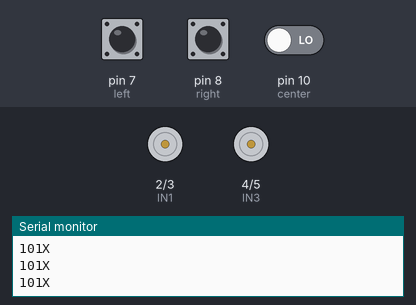
Bench run of a sketch on a simulated Arduino Uno, built with avr-gcc and run on an emulated ATmega328P. Shown: motor-driver pin pairs drawn as motors (green arrow = first pin HIGH = forward, orange = second pin HIGH = backward, longer = more drive, scaled by the enable pin), the last lines printed to the serial monitor. Inputs (shaded band) come from the test bench; at power-on: pin 7 (left) HIGH, pin 8 (right) HIGH, pin 10 (center) LOW.

Above: at 1.2 s.
1.3 s: pin 7 (left) pulled LOW for 0.15 s
At 2.3 s:
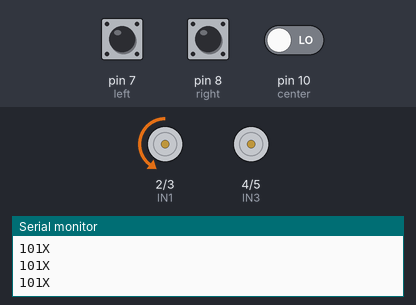
2.9 s: pin 8 (right) pulled LOW for 0.15 s
At 3.5 s:
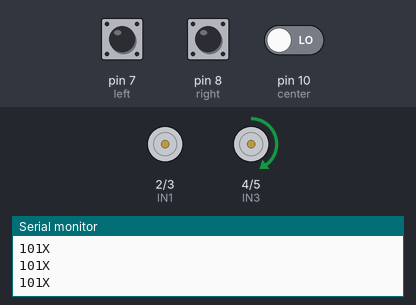
4.5 s: pin 7 (left) pulled LOW for 1 s
At 5.8 s:
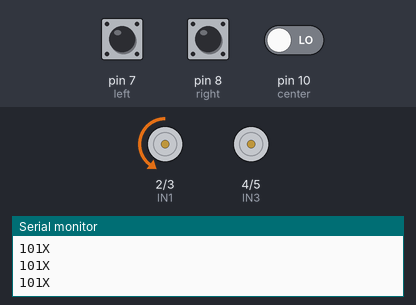
7.0 s: pin 8 (right) pulled LOW for 1 s
At 7.7 s:
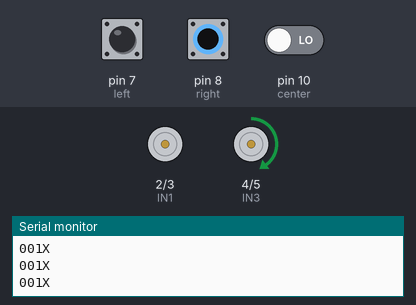
11.0 s: pin 7 (left) driven LOW and pin 8 (right) driven LOW and pin 10 (center) driven HIGH
At 12.0 s:
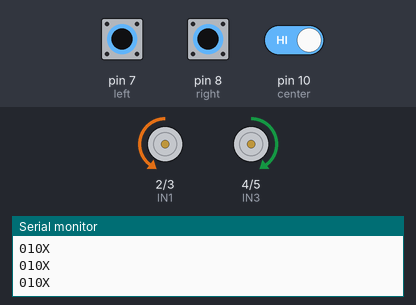
Timing chart, 0 to 13.5 s (numbered marks = the images above; inputs shaded):
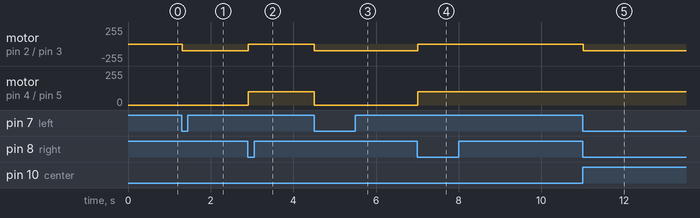

Measured:
- after the input at 1.3 s, motor on pin 2 (IN1) / pin 3 (IN2): stopped → backward 100/255 at once
- after the input at 2.9 s, motor on pin 2 (IN1) / pin 3 (IN2): backward 100/255 → stopped at once; motor on pin 4 (IN3) / pin 5 (IN4): stopped → forward 100/255 at once
- after the input at 4.5 s, motor on pin 2 (IN1) / pin 3 (IN2): stopped → backward 100/255 at once; motor on pin 4 (IN3) / pin 5 (IN4): forward 100/255 → stopped at once
- after the input at 7.0 s, motor on pin 2 (IN1) / pin 3 (IN2): backward 100/255 → stopped at once; motor on pin 4 (IN3) / pin 5 (IN4): stopped → forward 100/255 at once
- after the input at 11.0 s, motor on pin 2 (IN1) / pin 3 (IN2): stopped → backward 100/255 at once

The sketch:

Line_follower.ino
```cpp
#define left 7
#define center 10
#define right 8

//motor one
#define ENA 6
#define IN1 2 // left motor (back)
#define IN2 3 // left motor (front)

//motor two
#define ENB 9
#define IN3 4 // right motor (front)
#define IN4 5 // right motor (back)

int Speed = 100; // speed of this robot

void setup() {
  Serial.begin(9600);
  pinMode(left, INPUT);
  pinMode(center, INPUT);
  pinMode(right, INPUT);

  pinMode(ENA, OUTPUT);
  pinMode(IN1, OUTPUT);
  pinMode(IN2, OUTPUT);
  pinMode(IN3, OUTPUT);
  pinMode(IN4, OUTPUT);
  pinMode(ENB, OUTPUT);
  analogWrite(ENA, 100);//150
  analogWrite(ENB, 100);//123
}

void loop() {
  bool leftV = digitalRead(left);
  bool centerV = digitalRead(center);
  bool rightV = digitalRead(right);

  Serial.print(rightV);
  Serial.print(centerV);
  Serial.print(leftV);
  Serial.println("X");


  if (leftV == 0 && centerV == 1 && rightV == 0) {
    carforward();
  } else if (leftV == 0 && centerV == 0 && rightV == 0) {
    carStop();
  } else if (leftV == 1 && centerV == 1 && rightV == 1) {
    carStop();
  } else if (leftV == 0 && centerV == 0 && rightV == 1) {
    carturnright();
  } else if (leftV == 1 && centerV == 0 && rightV == 0) {
    carturnleft();
  } else if (leftV == 0 && centerV == 1 && rightV == 1) {
    carturnright();
  } else if (leftV == 1 && centerV == 1 && rightV == 0) {
    carturnleft();
  }
}

void carforward() {

  digitalWrite(IN1, LOW);
  digitalWrite(IN2, HIGH);
  digitalWrite(IN3, HIGH);
  digitalWrite(IN4, LOW);
}
void carturnleft() {

  digitalWrite(IN1, LOW);
  digitalWrite(IN2, LOW);
  digitalWrite(IN3, HIGH);
  digitalWrite(IN4, LOW);
}
void carturnright() {

  digitalWrite(IN1, LOW);
  digitalWrite(IN2, HIGH);
  digitalWrite(IN3, LOW);
  digitalWrite(IN4, LOW);
}
void carStop() {
  digitalWrite(IN1, LOW);
  digitalWrite(IN2, LOW);
  digitalWrite(IN3, LOW);
  digitalWrite(IN4, LOW);
}
```
